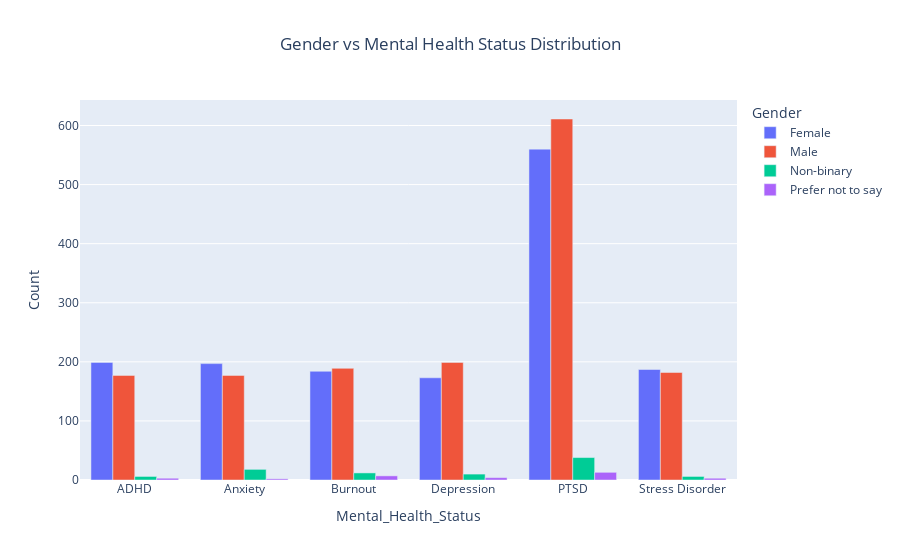

The notebook cell this image was saved under:
### Code cell
fig = px.bar(df_gender_mental_health,x='Mental_Health_Status',y ='Count',color='Gender',barmode='group',
             title='Gender vs Mental Health Status Distribution')

fig.update_layout( title_x=0.5)
    
fig.show()

### Figure 1 — Plotly figure (JSON) as saved in the notebook; plotly's stock layout.template omitted (floating-point values rounded to 4 significant figures)
{"data": [{"alignmentgroup": "True", "hovertemplate": "Gender=Female<br>Mental_Health_Status=%{x}<br>Count=%{y}<extra></extra>", "legendgroup": "Female", "marker": {"color": "#636efa", "pattern": {"shape": ""}}, "name": "Female", "offsetgroup": "Female", "orientation": "v", "showlegend": true, "textposition": "auto", "type": "bar", "x": ["ADHD", "Anxiety", "Burnout", "Depression", "PTSD", "Stress Disorder"], "xaxis": "x", "y": [199, 197, 184, 173, 560, 187], "yaxis": "y"}, {"alignmentgroup": "True", "hovertemplate": "Gender=Male<br>Mental_Health_Status=%{x}<br>Count=%{y}<extra></extra>", "legendgroup": "Male", "marker": {"color": "#EF553B", "pattern": {"shape": ""}}, "name": "Male", "offsetgroup": "Male", "orientation": "v", "showlegend": true, "textposition": "auto", "type": "bar", "x": ["ADHD", "Anxiety", "Burnout", "Depression", "PTSD", "Stress Disorder"], "xaxis": "x", "y": [177, 177, 189, 199, 611, 182], "yaxis": "y"}, {"alignmentgroup": "True", "hovertemplate": "Gender=Non-binary<br>Mental_Health_Status=%{x}<br>Count=%{y}<extra></extra>", "legendgroup": "Non-binary", "marker": {"color": "#00cc96", "pattern": {"shape": ""}}, "name": "Non-binary", "offsetgroup": "Non-binary", "orientation": "v", "showlegend": true, "textposition": "auto", "type": "bar", "x": ["ADHD", "Anxiety", "Burnout", "Depression", "PTSD", "Stress Disorder"], "xaxis": "x", "y": [6, 18, 12, 10, 38, 6], "yaxis": "y"}, {"alignmentgroup": "True", "hovertemplate": "Gender=Prefer not to say<br>Mental_Health_Status=%{x}<br>Count=%{y}<extra></extra>", "legendgroup": "Prefer not to say", "marker": {"color": "#ab63fa", "pattern": {"shape": ""}}, "name": "Prefer not to say", "offsetgroup": "Prefer not to say", "orientation": "v", "showlegend": true, "textposition": "auto", "type": "bar", "x": ["ADHD", "Anxiety", "Burnout", "Depression", "PTSD", "Stress Disorder"], "xaxis": "x", "y": [3, 2, 7, 4, 13, 3], "yaxis": "y"}], "layout": {"autosize": true, "barmode": "group", "legend": {"title": {"text": "Gender"}, "tracegroupgap": 0}, "title": {"text": "Gender vs Mental Health Status Distribution", "x": 0.5}, "xaxis": {"anchor": "y", "autorange": true, "domain": [0, 1], "range": [-0.5, 5.5], "title": {"text": "Mental_Health_Status"}, "type": "category"}, "yaxis": {"anchor": "x", "autorange": true, "domain": [0, 1], "range": [0, 643.2], "title": {"text": "Count"}, "type": "linear"}}}
